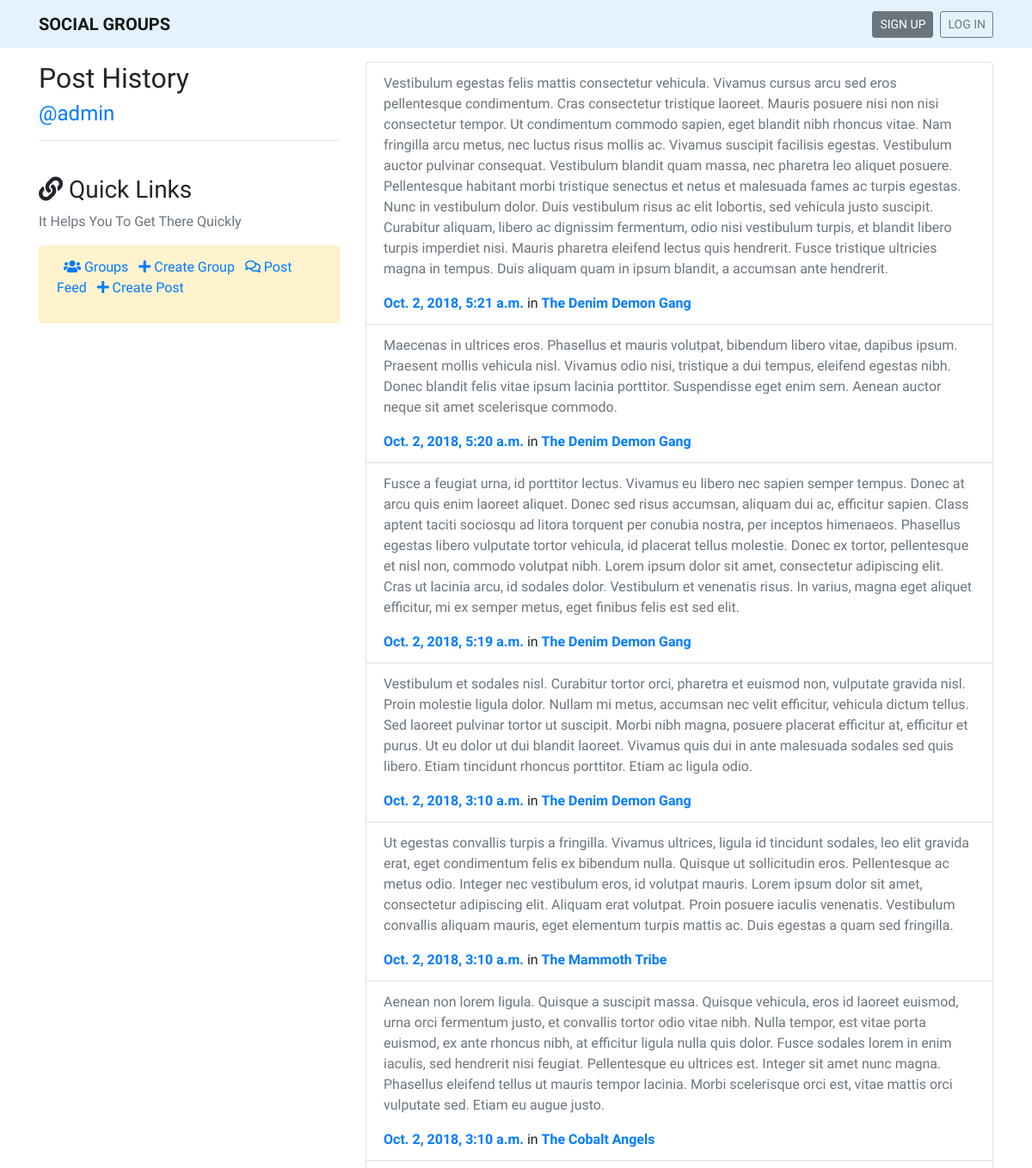
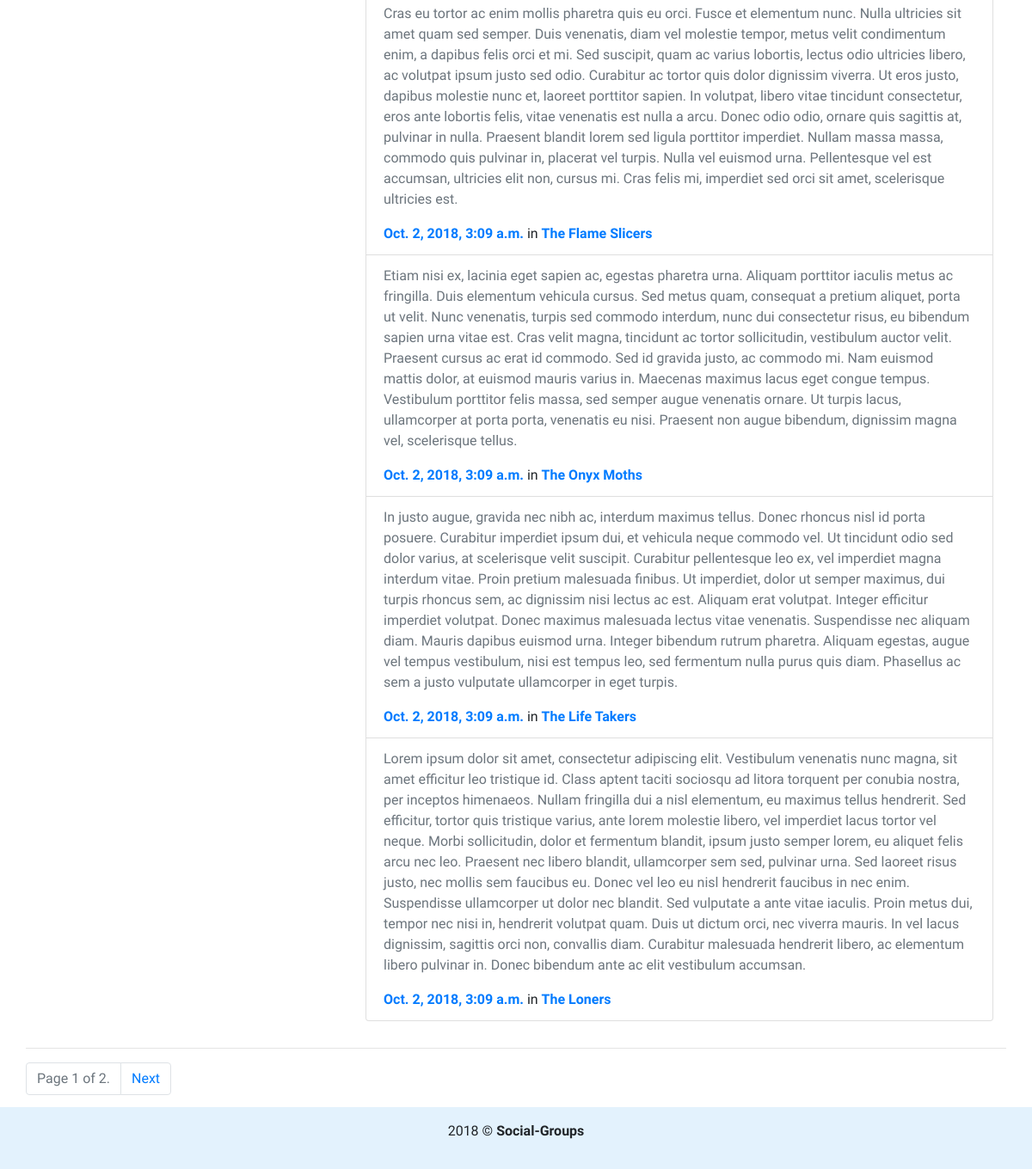
/accounts/users/1, run on an earlier commit of the app's database (2 pictures, top to bottom).
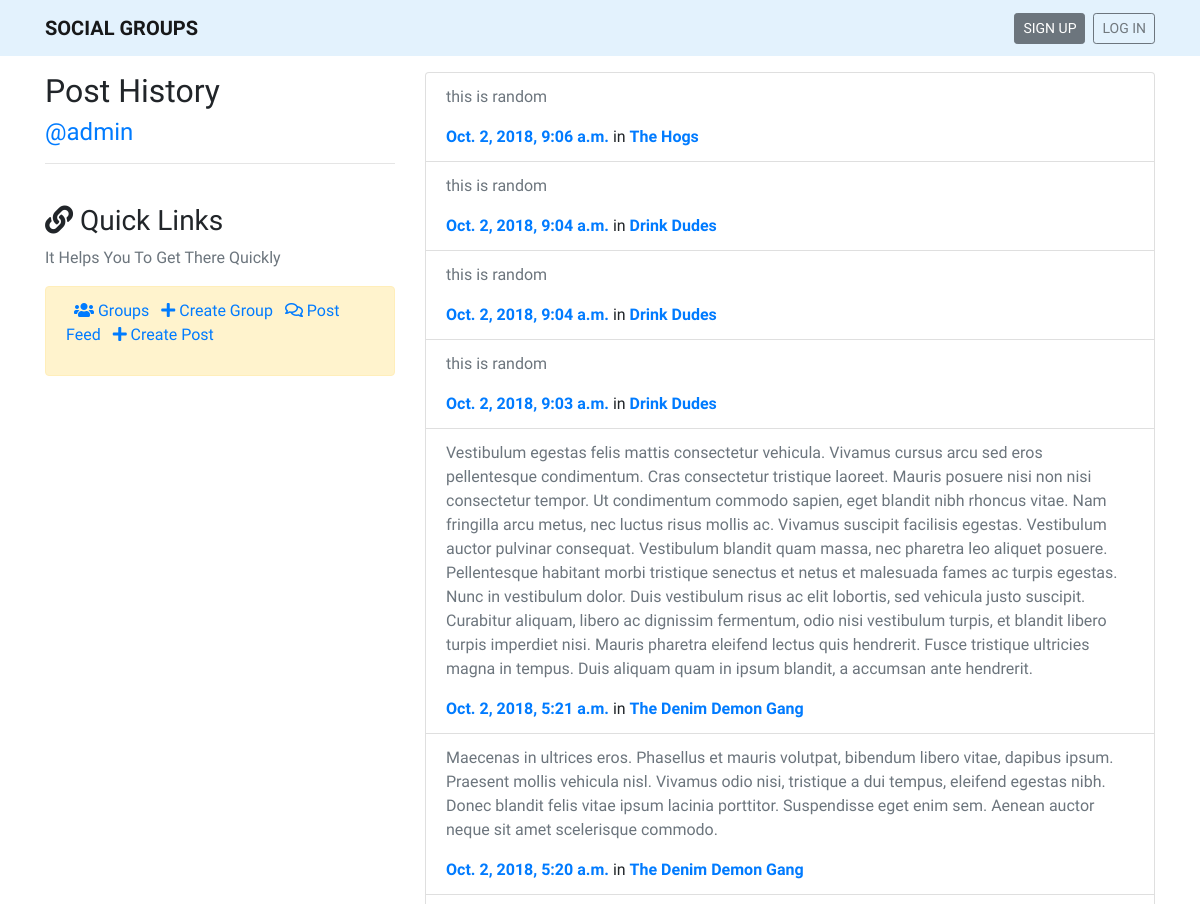
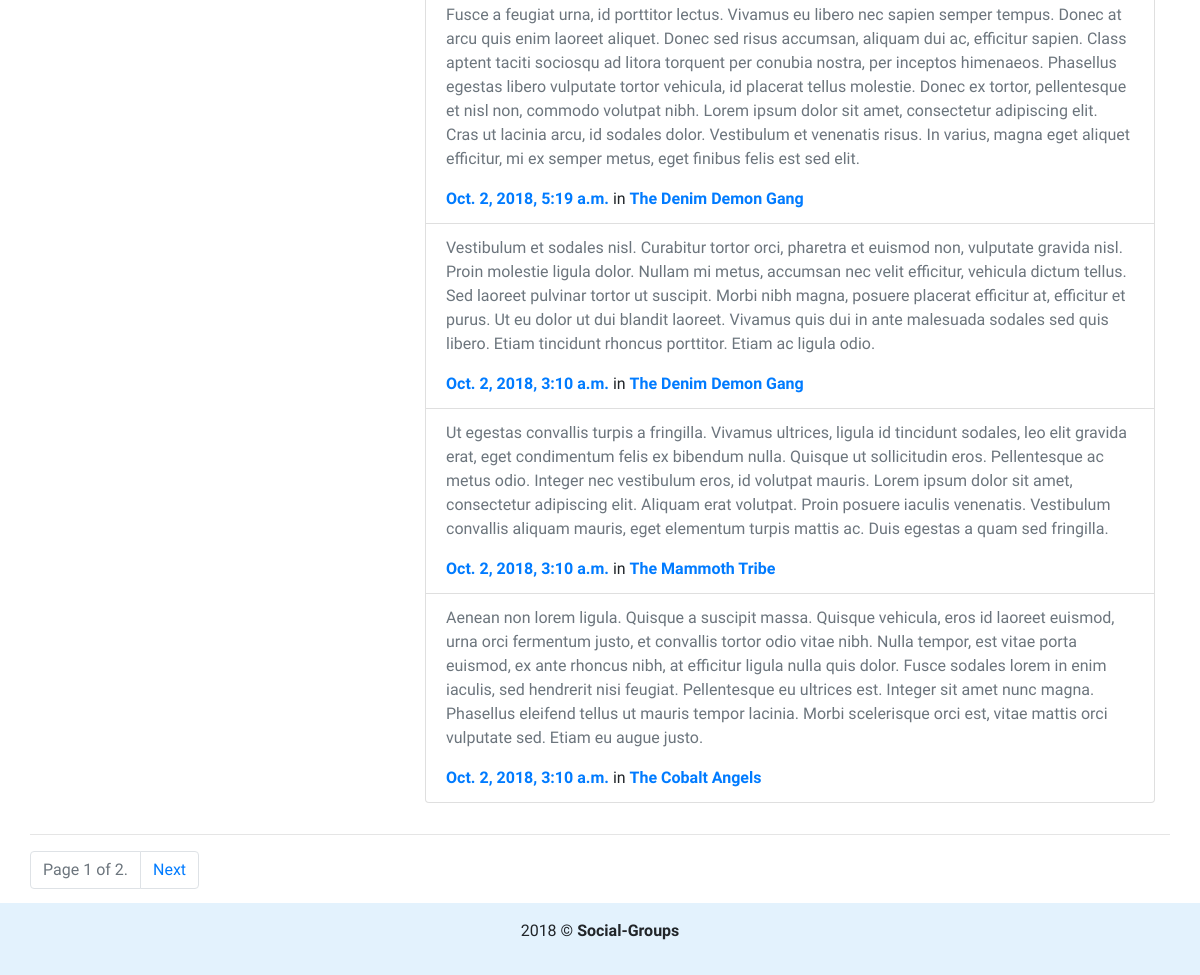
And on a later commit of the database (2 pictures, top to bottom).
### posts/models.py (models this page shows, shortened)
class Post(models.Model):
    user = models.ForeignKey(
        User, on_delete=models.CASCADE, related_name='user')
    created_at = models.DateTimeField(auto_now=True)
    message = models.TextField()
    group = models.ForeignKey(
        Group, on_delete=models.CASCADE, null=True, blank=True)
    class Meta:
        ordering = ['-pk', ]

### groups/models.py (models this page shows, shortened)
class Group(models.Model):
    name = models.CharField(max_length=50)
    description = models.TextField(blank=True, null=True)
    user = models.ManyToManyField(User)
    def __str__(self):
        return self.name
    class Meta:
        ordering = ['-pk', ]

### accounts/views.py (the view)
# urls.py: path('users/<int:pk>', views.post_user_view, name='post_user')
def post_user_view(request, pk):
    user = get_object_or_404(User, pk=pk)
    post_lists = Post.objects.filter(user__in=[user])
    paginator = Paginator(post_lists, 10)
    page = request.GET.get('page')
    post_list = paginator.get_page(page)
    context = {
        'post_list': post_list,
        'author': user,
    }
    return render(request, 'accounts/user.html', context)

### accounts/templates/accounts/user.html (shortened to what this page needs)
{% extends "base.html" %}
{% block content %}
<div class="row my-3">
    <div class="col-4">
        <h2>Post History</h2>
        <h4 class="text-primary">@{{ author }}</h4>
        <hr>
        <br>
        {% include 'links.html' %}
    </div>
    <div class="col-8">
        <ul class="list-group mb-3">
            {% for post in post_list %}
            <li class="list-group-item">
                <p class="text-muted">{{ post.message }}</p>
                <a href=""><b> {{ post.created_at }}</b></a>
                {% if post.group %}
                in <a href="{% url 'group_detail' post.group.pk %}"><b> {{ post.group }}</b></a>
                {% endif %}
            </li>
            {% empty %}
            <h2>No Posts yet.</h2>
            {% endfor %}
        </ul>
    </div>
</div>
<div class="pagi">
    <hr>
    <nav aria-label="Page navigation example" id="pagination">
        <ul class="pagination">
            <li class="page-item disabled">
                <a class="page-link">
                    <span class="page-current">
                        Page {{ post_list.number }} of {{ post_list.paginator.num_pages }}.
                    </span>
                </a>
            </li>
            {% if post_list.has_next %}
            <li class="page-item">
                <a class="page-link" href="?page={{ post_list.next_page_number }}">Next</a>
            </li>
            {% endif %}
        </ul>
    </nav>
</div>
{% endblock content %}

What changed in the data, as far as the page shows it:
no longer on this page (row unchanged): Post: message "Cras eu tortor ac enim mollis pharetra quis eu orci. Fusce et elementum nunc. Nulla ultricies sit amet quam sed semper. Duis venenatis, diam vel molestie tempor, metus velit condimentum enim, a dapibus felis orci et mi. Sed suscipit, quam ac varius lobortis, lectus odio ultricies libero, ac volutpat ipsum justo sed odio. Curabitur ac tortor quis dolor dignissim viverra. Ut eros justo, dapibus molestie nunc et, laoreet porttitor sapien. In volutpat, libero vitae tincidunt consectetur, eros ante lobortis felis, vitae venenatis est nulla a arcu. Donec odio odio, ornare quis sagittis at, pulvinar in nulla. Praesent blandit lorem sed ligula porttitor imperdiet. Nullam massa massa, commodo quis…", created_at "Oct. 2, 2018, 3:09 a.m.", group "The Flame Slicers"
no longer on this page (row unchanged): Post: message "Etiam nisi ex, lacinia eget sapien ac, egestas pharetra urna. Aliquam porttitor iaculis metus ac fringilla. Duis elementum vehicula cursus. Sed metus quam, consequat a pretium aliquet, porta ut velit. Nunc venenatis, turpis sed commodo interdum, nunc dui consectetur risus, eu bibendum sapien urna vitae est. Cras velit magna, tincidunt ac tortor sollicitudin, vestibulum auctor velit. Praesent cursus ac erat id commodo. Sed id gravida justo, ac commodo mi. Nam euismod mattis dolor, at euismod mauris varius in. Maecenas maximus lacus eget congue tempus. Vestibulum porttitor felis massa, sed semper augue venenatis ornare. Ut turpis lacus, ullamcorper at porta porta, venenatis eu nisi. Praesent…", created_at "Oct. 2, 2018, 3:09 a.m.", group "The Onyx Moths"
no longer on this page (row unchanged): Post: message "In justo augue, gravida nec nibh ac, interdum maximus tellus. Donec rhoncus nisl id porta posuere. Curabitur imperdiet ipsum dui, et vehicula neque commodo vel. Ut tincidunt odio sed dolor varius, at scelerisque velit suscipit. Curabitur pellentesque leo ex, vel imperdiet magna interdum vitae. Proin pretium malesuada finibus. Ut imperdiet, dolor ut semper maximus, dui turpis rhoncus sem, ac dignissim nisi lectus ac est. Aliquam erat volutpat. Integer efficitur imperdiet volutpat. Donec maximus malesuada lectus vitae venenatis. Suspendisse nec aliquam diam. Mauris dapibus euismod urna. Integer bibendum rutrum pharetra. Aliquam egestas, augue vel tempus vestibulum, nisi est tempus leo, sed…", created_at "Oct. 2, 2018, 3:09 a.m.", group "The Life Takers"
no longer on this page (row unchanged): Post: message "Lorem ipsum dolor sit amet, consectetur adipiscing elit. Vestibulum venenatis nunc magna, sit amet efficitur leo tristique id. Class aptent taciti sociosqu ad litora torquent per conubia nostra, per inceptos himenaeos. Nullam fringilla dui a nisl elementum, eu maximus tellus hendrerit. Sed efficitur, tortor quis tristique varius, ante lorem molestie libero, vel imperdiet lacus tortor vel neque. Morbi sollicitudin, dolor et fermentum blandit, ipsum justo semper lorem, eu aliquet felis arcu nec leo. Praesent nec libero blandit, ullamcorper sem sed, pulvinar urna. Sed laoreet risus justo, nec mollis sem faucibus eu. Donec vel leo eu nisl hendrerit faucibus in nec enim. Suspendisse ullamcorper…", created_at "Oct. 2, 2018, 3:09 a.m.", group "The Loners"
added Post: message "this is random", created_at "Oct. 2, 2018, 9:06 a.m.", group "The Hogs"
added Post: message "this is random", created_at "Oct. 2, 2018, 9:04 a.m.", group "Drink Dudes"
added Post: message "this is random", created_at "Oct. 2, 2018, 9:04 a.m.", group "Drink Dudes"
added Post: message "this is random", created_at "Oct. 2, 2018, 9:03 a.m.", group "Drink Dudes"
